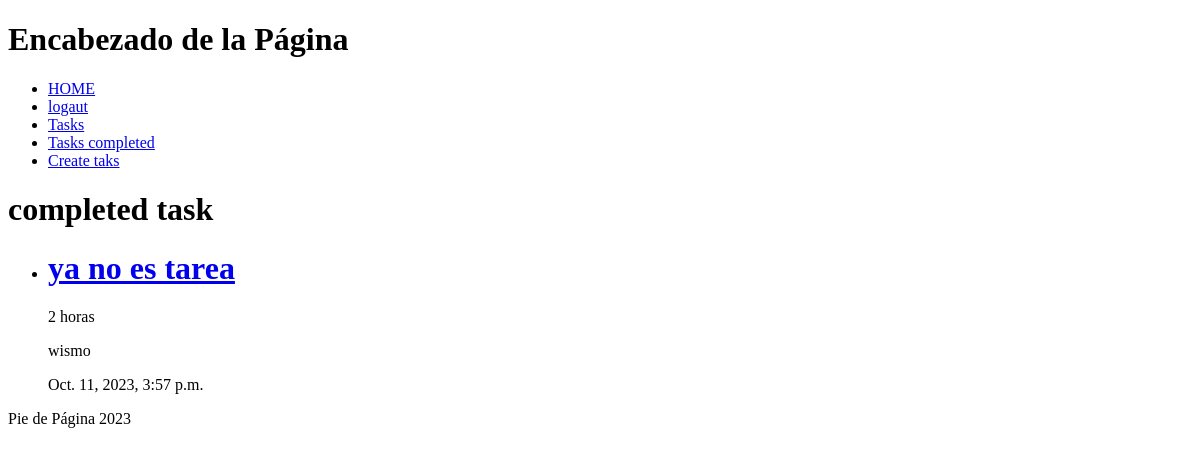
The app's page /tasks/completed (signed in), older data.
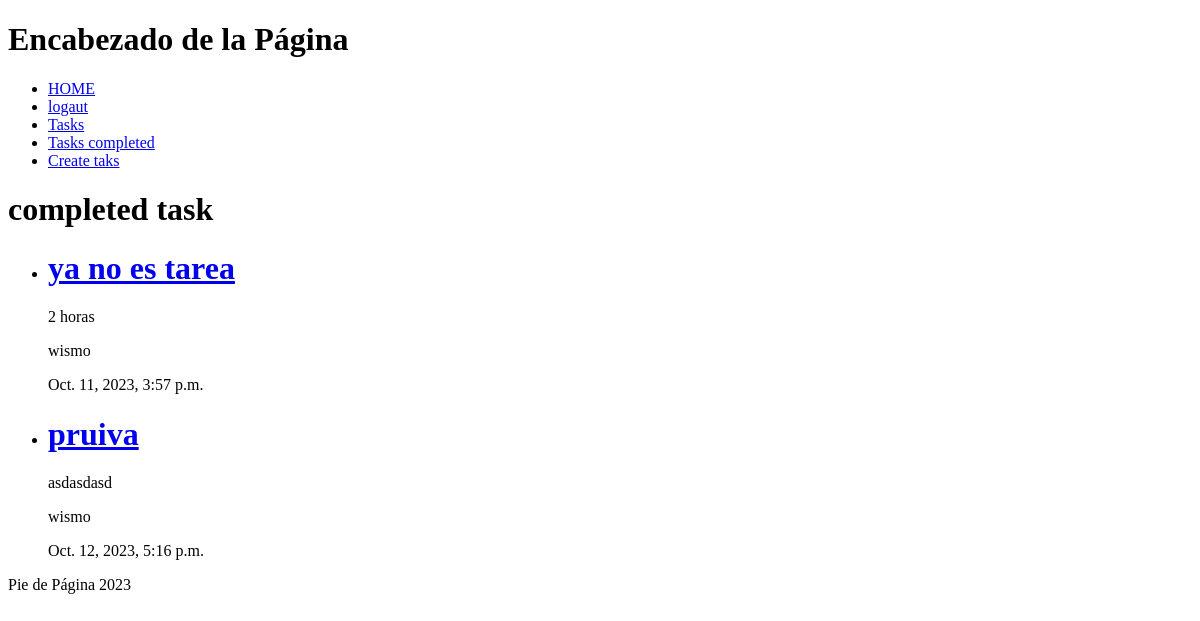
The same page, newer data.
### tasks/models.py (models this page shows, shortened)
class Task(models.Model):
    title = models.CharField(max_length=50)
    description = models.TextField(blank=True)
    created = models.DateTimeField(auto_now_add=True)
    datecompleted = models.DateTimeField(null=True)
    important = models.BooleanField(default=False)
    user = models.ForeignKey(User, on_delete=models.CASCADE)

### tasks/views.py (the view)
# urls.py: path('tasks/completed', views.listcompletetask, name='listcompletetask')
@login_required
def listcompletetask(request):
    task = Task.objects.filter(user = request.user, datecompleted__isnull=False)
    return render(request, 'completetask.html', { 'task': task })

### tasks/templates/completetask.html
{% extends "layouts/body.html" %}
{% block content %}
    <h1>completed task</h1>
    <ul>
    {% for taks in task %}
        <li>
            {% if taks.important %}
                <a href="{% url "taksDetail"  taks.id %}"><h1>{{taks.title}}</h1></a>
            {% else %}
                <a href="{% url "taksDetail"  taks.id %}"><h3>{{taks.title}}</h3></a>
            {% endif %}
            <p>{{taks.description}}</p>
            <p>{{taks.user}}</p>
            <p>{{taks.created}}</p>
        </li>
    {% endfor %}
    </ul>
{% endblock %}

Row changes from the older to the newer data that the page shows:
added Task: title "pruiva", description "asdasdasd", user "wismo", created "Oct. 12, 2023, 5:16 p.m."
